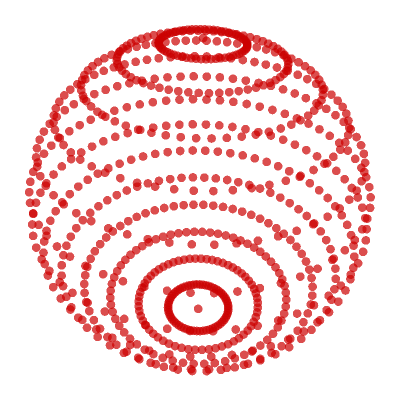

Source (notebook cell):
### Code cell
show_poly_3d(nodes=uv_sphere_nodes(n_lat=15, n_lon=60))
#create_poly_3d_gif('./image/uv_spheroid_nodes_dense.gif', nodes=uv_sphere_nodes(n_lat=15, n_lon=60), duration=2)

### Figure 1 — Plotly figure (JSON) as saved in the notebook; plotly's stock layout.template omitted (floating-point values rounded to 4 significant figures; data arrays with more than 128 entries replaced by an {"elided": "..."} marker saying what was removed)
{"data": [{"marker": {"color": "#CC0000", "opacity": 0.7, "size": 3}, "mode": "markers", "type": "scatter3d", "x": {"elided": "782 float values"}, "y": {"elided": "782 float values"}, "z": {"elided": "782 float values"}}], "layout": {"height": 400, "margin": {"b": 0, "l": 0, "r": 0, "t": 0}, "scene": {"aspectmode": "cube", "camera": {"center": {"x": 0, "y": 0, "z": 0}, "eye": {"x": 0.8, "y": 0.8, "z": 0.8}, "up": {"x": 0, "y": 0, "z": 0.8}}, "xaxis": {"autorange": false, "backgroundcolor": "rgba(0, 0, 0, 0)", "range": [-7973000.0, 8770000.0], "showbackground": true, "showgrid": false, "showline": false, "showticklabels": false, "ticks": "", "title": {"text": ""}, "zeroline": false}, "yaxis": {"autorange": false, "backgroundcolor": "rgba(0, 0, 0, 0)", "range": [-7973000.0, 8770000.0], "showbackground": true, "showgrid": false, "showline": false, "showticklabels": false, "ticks": "", "title": {"text": ""}, "zeroline": false}, "zaxis": {"autorange": false, "backgroundcolor": "rgba(0, 0, 0, 0)", "range": [-6357000.0, 6992000.0], "showbackground": true, "showgrid": false, "showline": false, "showticklabels": false, "ticks": "", "title": {"text": ""}, "zeroline": false}}, "width": 400}}
